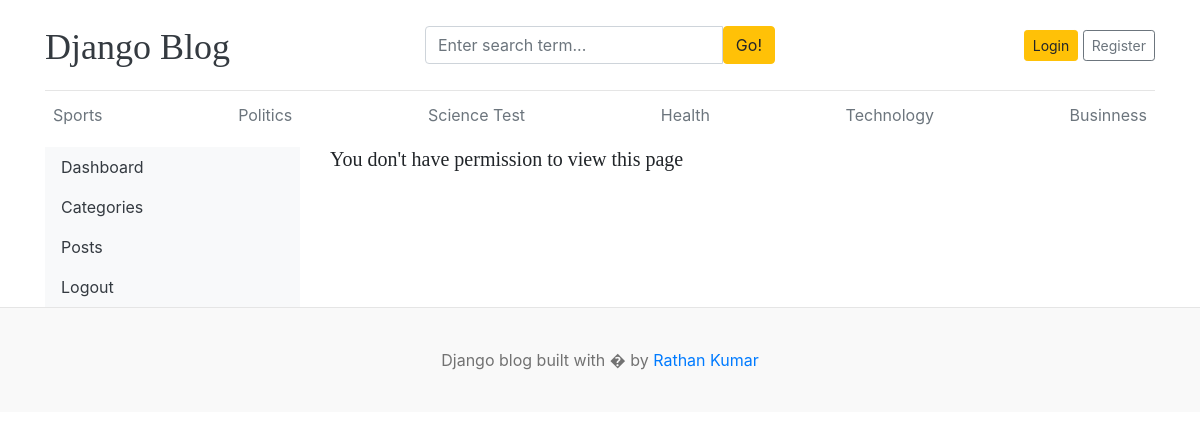
The page /dashboard/users/ on the database its author committed.
### blogs/models.py (models this page shows, shortened)
class Category(models.Model):
    category_name = models.CharField(max_length=50, unique=True)
    created_at = models.DateTimeField(auto_now_add=True)
    updated_at = models.DateField(auto_now=True)
    class Meta:
        verbose_name_plural = 'categories'

### dashboards/views.py (the view)
# urls.py: path('users/', views.users, name='users'),
def users(request):
    users = User.objects.all()
    context = {
        'users': users
    }
    print(users)
    return render(request, 'dashboard/users.html', context)

### blogs/context_processors.py (called while the page is built)
def get_categories(request):
    categories = Category.objects.all()
    return dict(categories=categories)

def get_social_links(request):
    social_links = SocialLink.objects.all()
    return dict(social_links=social_links)

### templates/dashboard/users.html
{% extends 'base.html' %} {% block content %}
<div class="row">
  {% include 'dashboard/sidebar.html' %}
  <div class="col-md-9">
    {% if perms.auth.view_user %}
        <h3>All Users</h3>
        <a href="{% url 'add_user' %}" class="btn btn-dark text-light float-right mb-2">Add New User</a>
        <table class="table table-hover">
        <thead>
            <tr>
                <th>#</th>
                <th>Full Name</th>
                <th>Username</th>
                <th>Email</th>
                <th>Active</th>
                <th>Staff</th>
                <th>Superuser</th>
                <th>Action</th>
            </tr>
            <tbody>
            {% for user in users %}
                <tr>
                <td>{{ forloop.counter }}</td>
                <td>{{ user.first_name }} {{ user.last_name }}</td>
                <td>{{ user.username }}</td>
                <td>{{ user.email }}</td>
                <td>{% if user.is_active %}<i class="fas fa-check text-success"></i>{% else %}<i class="fas fa-times text-danger"></i>{% endif %}</td>
                <td>{% if user.is_staff %}<i class="fas fa-check text-success"></i>{% else %}<i class="fas fa-times text-danger"></i>{% endif %}</td>
                <td>{% if user.is_superuser %}<i class="fas fa-check text-success"></i>{% else %}<i class="fas fa-times text-danger"></i>{% endif %}</td>
                <td>
                        <a href="{% url 'edit_user' user.id %}"><i class="fas fa-edit text-success"></i></a>
                        &nbsp;
                        <a href="{% url 'delete_user' user.id %}"><i class="fas fa-trash text-danger"></i></a>
                    </td>
                </tr>
            {% endfor %}
            </tbody>
        </thead>
        </table>
    {% else %}
        <h5>You don't have permission to view this page</h5>
    {% endif %}
  </div>
</div>
{% endblock %}

### templates/base.html (shortened to what this page needs)
{% load static %}
<!DOCTYPE html>
<html lang="en">
  <head>
    <link
      href="https://getbootstrap.com/docs/4.0/dist/css/bootstrap.min.css"
      rel="stylesheet"
    />
    <link href="{% static 'css/blog.css' %}" rel="stylesheet" />
    <link rel="stylesheet" href="https://cdnjs.cloudflare.com/ajax/libs/font-awesome/6.7.2/css/all.min.css">
  </head>
  <body>
    <div class="container">
      <header class="blog-header py-3">
        <div class="row flex-nowrap justify-content-between align-items-center">
          <div class="col-4 pt-1">
            <a class="blog-header-logo text-dark" href="/">Django Blog</a>
          </div>
          <div class="col-4">
            <form action="{% url 'search' %}" method="GET">
              <div class="input-group">
            <input
              class="form-control"
              type="text"
              name="keyword"
              placeholder="Enter search term..."
              aria-label="Enter search term..."
              aria-describedby="button-search"
            />
            <button type="submit" class="btn btn-warning" id="button-search" type="button">
              Go!
            </button>
          </div>
            </form>
          </div>
          <div class="col-4 d-flex justify-content-end align-items-center">
            {% if not user.is_authenticated %}
            <a class="btn btn-sm btn-warning" href="{% url 'login' %}">Login</a> &nbsp;
            <a class="btn btn-sm btn-outline-secondary" href="{% url 'register' %}">Register</a>
            {% else %}
            <span><a href="{% url 'dashboard' %}">Dashboard</a></span>
            &emsp;
            <span><a href="{% url 'logout' %}">Logout</a></span>
            {% endif %}
          </div>
        </div>
      </header>
      <div class="nav-scroller py-1 mb-2">
        <nav class="nav d-flex justify-content-between">
          {% for cat in categories %}
          <a class="p-2 text-muted" href="{% url 'posts_by_category' cat.id %}">{{ cat.category_name }}</a>
          {% endfor %}
        </nav>
      </div>
      {% block content %} {% endblock %}
    </div>
    <footer class="blog-footer">
      <p>Django blog built with � by <a href="#">Rathan Kumar</a></p>
    </footer>
  </body>
</html>

### blog_main/static/css/blog.css (style rules this page uses)
.blog-header { border-bottom: 1px solid #e5e5e5; }
.blog-header-logo { font-family: "Playfair Display", Georgia, "Times New Roman", serif; font-size: 2.25rem; }
h1, h2, h3, h4, h5, h6 { font-family: "Playfair Display", Georgia, "Times New Roman", serif; }
.blog-footer { padding: 2.5rem 0; color: #727272; text-align: center; background-color: #f9f9f9; border-top: .05rem solid #e5e5e5; }
.blog-footer p:last-child { margin-bottom: 0; }

### rows shown on the page
Category: category_name "Sports"
Category: category_name "Politics"
Category: category_name "Science Test"
Category: category_name "Health"
Category: category_name "Technology"
Category: category_name "Businness"
